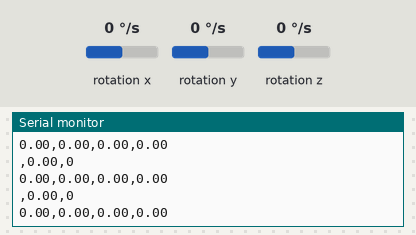
This sketch was run on a simulated Arduino Uno, built with avr-gcc and run on an emulated ATmega328P. Parts: the last lines printed to the serial monitor. Wiring (inferred from the names in the program): MPU-6050 motion sensor at I2C address 0x68; MPU-6050 motion sensor at I2C address 0x69. Inputs (shaded band) come from the test bench; at power-on: rotation z 0 °/s, rotation x 0 °/s, rotation y 0 °/s.

Above: at 1.2 s.
1.3 s: rotation z set to -192 °/s
At 2.0 s:
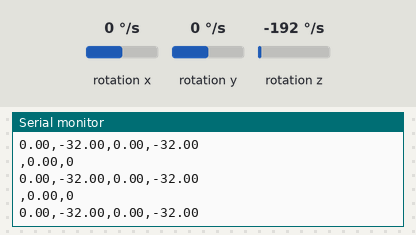
4.3 s: rotation x set to -192 °/s
At 5.3 s:
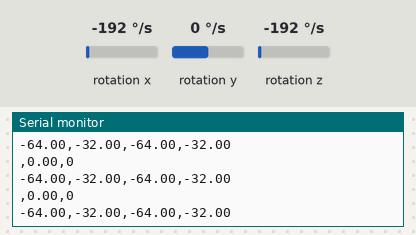
7.3 s: rotation x set to -100 °/s
At 7.9 s:
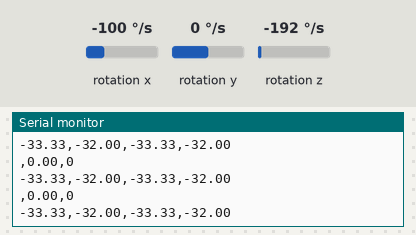
Timing chart, 0 to 10.3 s (numbered marks = the images above; inputs shaded):
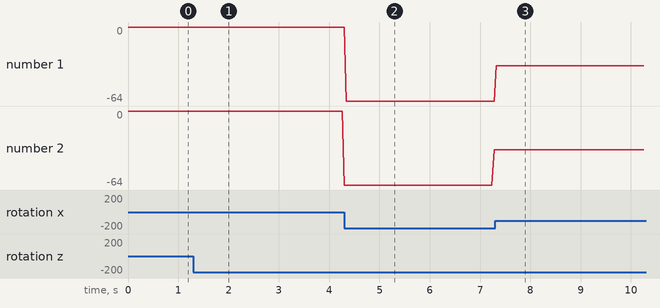

Measured:
- after the input at 1.3 s, the serial monitor: prints a new line at once (image 1)
- after the input at 4.3 s, the serial monitor: prints a new line at once (image 2)
- after the input at 7.3 s, the serial monitor: prints a new line at once (image 3)
- plotted number 1: 0 → -64 after the input at 4.3 s, -64 → -33.33 after the input at 7.3 s
- plotted number 2: 0 → -64 after the input at 1.3 s, -64 → -33.33 after the input at 4.3 s

The sketch:

dosMPU_vx_vz_apr10b.ino
```cpp
#include <SoftwareSerial.h> //libreria para el bluetooth hc05

#include <Wire.h>    //libreria necesaria para comunicacion I2C
//#include "HX711.h"
SoftwareSerial BTserial(0,1);//RX,TX   linea del bluetooth

const int MPU2 = 0x69, MPU1=0x68;  //nombres de cada mpu6050
//#define DOUT  A1
//#define CLK  A0
//HX711 balanza(DOUT, CLK);
//long accelX, accelY, accelZ;               // creacion de variables de aceleracion para el primer MPU6050
//float gForceX, gForceY, gForceZ, gyroX, gyroY, gyroZ,rotX, rotY, rotZ; // // creacion de variables de aceleracion para el primer MPU6050
float rotX, rotY, rotZ;      //valor en grados/segundo segun datasheet
float  gyroX, gyroY, gyroZ;    //valor ADC del giro
//long accelX2, accelY2, accelZ2;            // creacion de variables de aceleracion para el segundo MPU6050
//float gForceX2, gForceY2, gForceZ2;       // creacion de variables de aceleracion para el segundo MPU6050

void setup(){
  Wire.begin();
  Wire.beginTransmission(MPU1);
  Wire.write(0x6B);
  Wire.write(0b00000000);
  Wire.endTransmission();
  Wire.beginTransmission(MPU1);
  Wire.write(0x1B);   //registro de configuracion giroscopio para primer MPU pag 14 del register map rev 4.2
  Wire.write(0x00001000);
  Wire.endTransmission();
  Wire.beginTransmission(MPU1);
  Wire.write(0x1C);   //registro de configuracion del acelerometro para primer MPU pag 15 del register map rev 4.2
  Wire.write(0b00000000);
  Wire.endTransmission();

  Wire.begin();
  Wire.beginTransmission(MPU2);
  Wire.write(0x6B);
  Wire.write(0b00000000);
  Wire.endTransmission();
  Wire.beginTransmission(MPU2);
  Wire.write(0x1B);  //registro de configuracion giroscopio para segundo MPU pag 14 del register map rev 4.2
  Wire.write(0x00000000);
  Wire.endTransmission();
  Wire.beginTransmission(MPU2);
  Wire.write(0x1C);  //registro de configuracion del acelerometro del segundo MPU  pag 15 del register map rev 4.2
  Wire.write(0b00000000);
  Wire.endTransmission();
  Serial.begin(115200);    //tasa de bit per second
  BTserial.begin(115200);
}
long val;
long count=0;
float tiempo_muestreo=0;
long cero=-384700;
long cal = 531000;
float sens = 590.0/(cal-cero);
int muestra=0;
float peso ;

void loop(){
  long tiempo=millis();
  count=count+1;

  while(millis()-tiempo < 1 )//realizamos mediciones durante 1 ms por cada bucle
  {
     GetMpuValue(MPU1);
    Serial.print(",");
  //Serial.print("\t ||| \t");

     GetMpuValue(MPU2);
    Serial.println("");
  //   peso = sens*(val-cero);


  //   val=balanza.read();                        // Proceso de Lectura del ADC

     //Serial.print(millis());//*gyroScale);
     //Serial.print("\t");
     //Serial.println((gz/gyroScale)/6);//resultado en grados sobre segundo*gyroScale);
     //Serial.print("\t");
     //Serial.print(count);
   //  Serial.print((gz/gyroScale)/6);
     Serial.print(",");
     Serial.print(peso);
     Serial.print(",");
     Serial.println(val);

     //Serial.print("\t");
    //Serial.print(sens,7);
    //Serial.print("\t");
   // delay(20);


  }

//  GetMpuValue(MPU1);
//    Serial.print(",");
//  //Serial.print("\t ||| \t");
//
//  GetMpuValue(MPU2);
//  Serial.println("");
}

void GetMpuValue(const int MPU){
//  Wire.beginTransmission(MPU);
//  Wire.write(0x3B);  // el registro 3B es el primero acce_xout_H segun register map revision 4.2 pag 7 y pag 29
//  Wire.endTransmission();
//  Wire.requestFrom(MPU,6);  //los 6 registros totales de aceleracion dos por cada eje el valor HIGH y el LOW
//  while(Wire.available() < 6);
//  accelX = Wire.read()<<8|Wire.read();
//  accelY = Wire.read()<<8|Wire.read();
//  accelZ = Wire.read()<<8|Wire.read();

  Wire.beginTransmission(MPU);
  Wire.write(0x43);    //el registro 43 es el primer gyro_xout_h segun register map revision 4.2 pag 7 y pag 31
  Wire.endTransmission();
  Wire.requestFrom(MPU,6); //los 6 registros totales de velocidad angular dos por cada eje el valor high y el low
  while(Wire.available() < 6);
  gyroX = Wire.read()<<8|Wire.read();
  gyroY = Wire.read()<<8|Wire.read();
  gyroZ = Wire.read()<<8|Wire.read();


//gForceX = accelX / 16384.0;
//gForceY = accelY / 16384.0;
//gForceZ = accelZ / 16384.0;
  rotX = gyroX /65.5; //131.0;
//rotY = gyroY / 131.0;
  rotZ = gyroZ / 131.0;
//Serial.print("gyro\t");
  Serial.print(rotX/6);
//Serial.print("\t");
//Serial.print(rotY);
  Serial.print(",");
  Serial.print(rotZ/6);
//Serial.print("\tAcc\t");
//Serial.print(gForceX);
//Serial.print("\t");
//Serial.print(gForceY);
//Serial.print("\t");
//Serial.print(gForceZ);
  delay(20);

}
```
